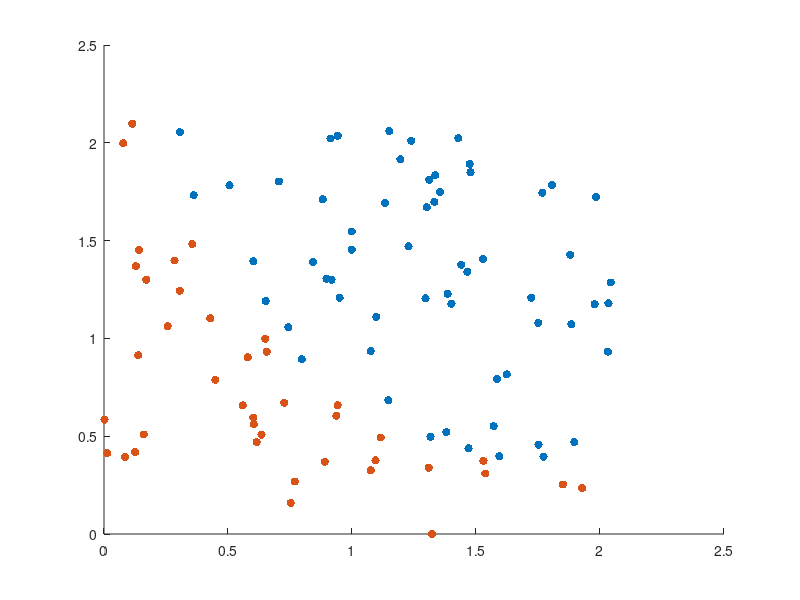

Recreate this plot in MATLAB. (Note: this script raises an error after producing the figure.)
%% e-mail anti spam using logistic regression
clc; clear
%load data
load emaildata1
% X is the feature matrix (each row represents one e-mail)
% y - the corresponding label

% plotting the data
pos_ind = find(y==1);
neg_ind = find(y==0);

scatter(X(pos_ind,1),X(pos_ind,2),'go', 'filled'), hold on
scatter(X(neg_ind,1),X(neg_ind,2),'rd', 'filled')
figure(1)

%% Initialization
m=length(y);
alpha=0.1;
X1=[ones(m,1) X X(:,2).^2]; % adding a first column of ones
theta=zeros(size(X1,2),1);

%% computing cost function and gradient
[J, grad] = costF_log(theta,X1,y);

%% Applying gradient descent
num_iters=7000;
[theta, J]=gd(X1,y,theta,alpha,num_iters);
hold on


figure(2), plot(1:num_iters,J), grid

line([min(X1(:,2)),max(X1(:,2))],...
    [(-theta(1)-theta(2)* min(X1(:,2)))/theta(3),...
    (-theta(1)-theta(2)* max(X1(:,2)))/theta(3)],...
    'LineWidth', 5, 'Color', 'b')
grid


